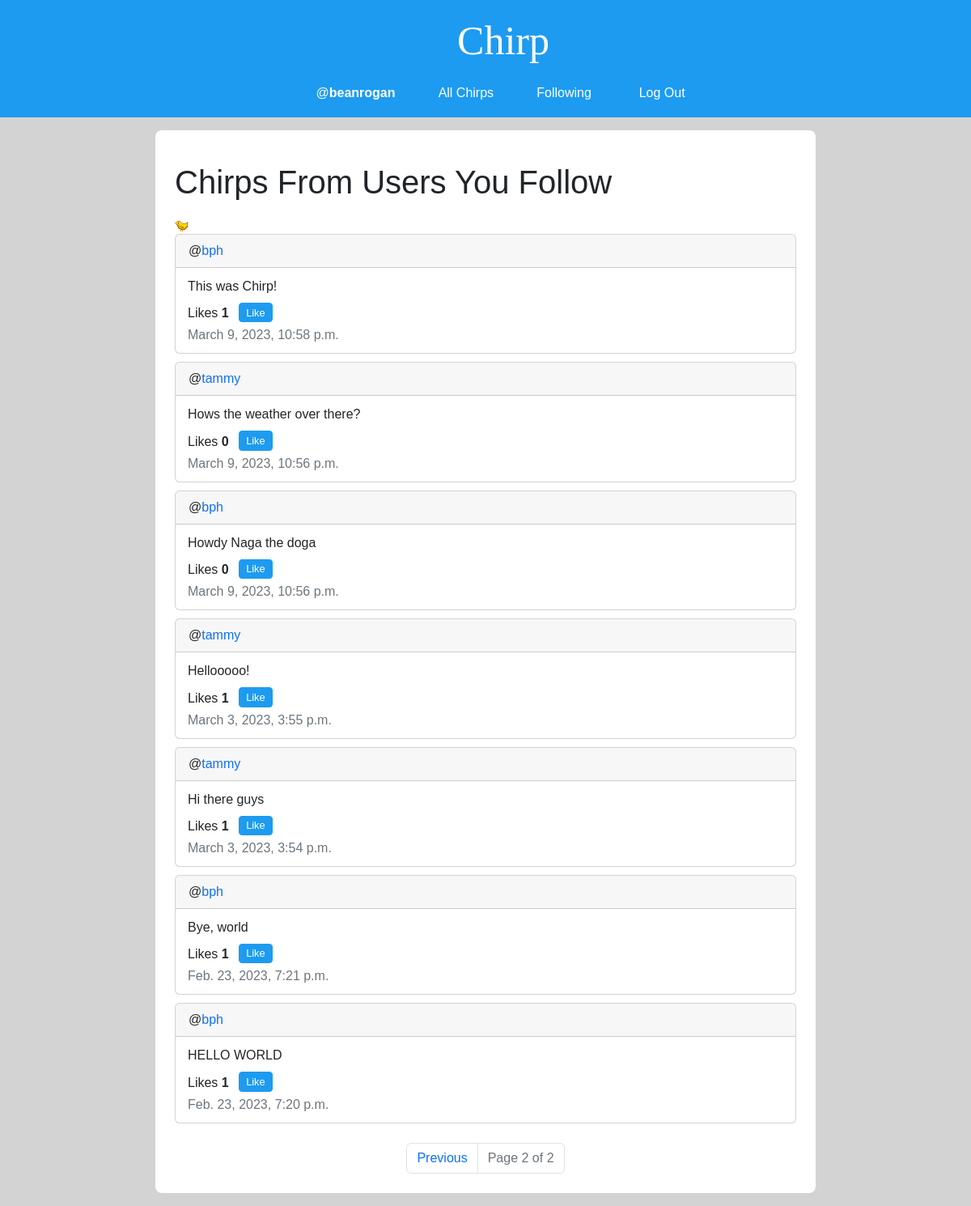
The page /following?page=2 (signed in) on the database its author committed.
### network/models.py (models this page shows, shortened)
class User(AbstractUser):
    pass

class Post(models.Model):
    author = models.ForeignKey('User', on_delete=models.CASCADE, related_name="+")
    content = models.TextField(max_length=280, verbose_name='')
    datetime = models.DateTimeField(auto_now_add=True)
    def likes(self):
        return self.like_objs.count()
    def users_liked(self):
        users = [like_obj.user for like_obj in self.like_objs.all()]
        return users

### network/views.py (the view)
# urls.py: path("following", views.following, name="following"),
def following(request):
    if not request.user.is_authenticated:
        return render(request, "network/error-page.html", {
                'message': error_message['login_to_view_following']
            })
    follow_objs_qset = request.user.following.all()
    followed_user_objs = [obj.followed for obj in follow_objs_qset]
    post_list = Post.objects.filter(author__in=followed_user_objs).order_by("-datetime")
    paginator = Paginator(post_list, 10)
    page_number = request.GET.get('page')
    page_obj = paginator.get_page(page_number)
    return render(request, "network/following.html", {
        "page_obj": page_obj,
    })

### network/templates/network/following.html (shortened to what this page needs)
{% extends "network/layout.html" %}
{% load static %}
{% block header %}Chirps From Users You Follow{% endblock %}
{% block body %}
    <img alt="tweety bird">
    {% include "network/post-pagination.html" with page_obj=page_obj %}
{% endblock %}

### network/templates/network/layout.html (shortened to what this page needs)
{% load static %}
<!DOCTYPE html>
<html lang="en">
    <head>
        <link href="https://cdn.jsdelivr.net/npm/bootstrap@5.2.3/dist/css/bootstrap.min.css" rel="stylesheet">
        <link href="{% static 'network/styles.css' %}" rel="stylesheet">
    </head>
    <body>
        <nav class="navbar navbar-expand-lg nav-justified">
            <a class="navbar-brand" href="{% url 'index' %}">Chirp</a>
            <div>
              <ul class="navbar-nav">
                {% if user.is_authenticated %}
                    <li class="nav-item">
                        <a class="nav-link" href="{% url 'profile' user.username %}">@<strong id="username">{{ user.username }}</strong></a>
                    </li>
                {% endif %}
                <li class="nav-item">
                  <a class="nav-link" href="{% url 'index' %}">All Chirps</a>
                </li>
                {% if user.is_authenticated %}
                    <li class="nav-item">
                        <a class="nav-link" href="{% url 'following' %}">Following</a>
                    </li>
                    <li class="nav-item nav-access">
                        <a class="nav-link" href="{% url 'logout' %}">Log Out</a>
                    </li>
                {% endif %}
              </ul>
            </div>
        </nav>
        <div class="containter row">
            <div class="col-md-2"></div>
            <div class="body col-md-8 mt-3 mb-3 pt-4 pb-2 px-4 rounded-3">
                <h1>{% block header %}{% endblock %}</h1>
                {% block body %}{% endblock %}
            </div>
            <div class="col-md-2"></div>
        </div>
    </body>
</html>

### network/templates/network/post-pagination.html (shortened to what this page needs)
<div class="post-group">
    {% for post in page_obj %}
        <div class="post card">
            <div class="card-header post-author" id="postAuthor_{{ post.id }}">@<a class="post-author-link" href="{% url 'profile' post.author.username %}">{{post.author}}</a></div>
            <div class="card-body position-relative">
                <div class="post-content-container mb-2" id="postContentContainer_{{ post.id }}">
                    <span class="post-content card-text" id="postContent_{{ post.id }}" style="display: block">{{post.content}}</span>
                </div>
                <div class="like-button-group d-sm-inline">
                    Likes <span class="like-count" id="likeCount_{{ post.id }}">{{ post.likes }}</span>
                    {% if user not in post.users_liked and user.is_authenticated %}
                        <button class="like-unlike-button btn btn-primary btn-sm mb-1 ms-2" id="{{ post.id }}">Like</button>
                    {% elif user in post.users_liked and user.is_authenticated %}
                        <button class="like-unlike-button btn btn-primary btn-sm mb-1 ms-2" id="{{ post.id }}">Unlike</button>
                    {% else %}
                        <button class="like-unlike-button btn btn-primary btn-sm mb-1 ms-2" id="{{ post.id }}" disabled>Like</button>
                    {% endif %}
                </div>
                <div class="post-datetime d-sm-block fw-light text-muted" id="postDatetime_{{ post.id }}">{{post.datetime}}</div>
            </div>
        </div>
    {% endfor %}
    <nav class="mt-4">
        <ul class="pagination justify-content-center">
            {% if page_obj.has_previous %}
                <li class="page-item previous"><a class="page-link" href="?page={{ page_obj.previous_page_number }}">Previous</a></li>
            {% endif %}
            <li class="page-item current disabled">
                <a class="page-link">Page {{ page_obj.number }} of {{ page_obj.paginator.num_pages }}</a>
            </li>
        </ul>
    </nav>
</div>

### network/static/network/styles.css (style rules this page uses)
.like-unlike-button, .post-content-button { --bs-btn-padding-y: .10rem; --bs-btn-padding-x: .5rem; --bs-btn-font-size: .80rem; }
.btn-primary { --bs-btn-bg: rgb(29, 155, 240); --bs-btn-border-color: rgb(29, 155, 240); --bs-btn-hover-bg: rgb(25, 129, 198); --bs-btn-hover-border-color: rgb(25, 129, 198); }
body { background-color: lightgray; font-family: "Varela", sans-serif; }
.navbar-brand { font-family: "Brush Script MT", cursive; color: white; font-size: 50px; margin-left: 60px; }
.navbar { background-color: rgb(29, 155, 240); flex-direction: column; }
.nav-link { color: white; margin: 2px 20px; font-family: unset; }
.body { background-color: white; }
h1 { margin: 16px 0px; }
.card-body { padding: 3px 15px 10px 15px; }
.post-author-link { text-decoration: none !important; }
.post { margin-bottom: 10px; }
.like-count { font-weight: bold; }

### rows shown on the page
User: username "beanrogan"
Post: author "bph", content "This was Chirp!", likes "1", datetime "March 9, 2023, 10:58 p.m."
Post: author "tammy", content "Hows the weather over there?", likes "0", datetime "March 9, 2023, 10:56 p.m."
Post: author "bph", content "Howdy Naga the doga", likes "0", datetime "March 9, 2023, 10:56 p.m."
Post: author "tammy", content "Hellooooo!", likes "1", datetime "March 3, 2023, 3:55 p.m."
Post: author "tammy", content "Hi there guys", likes "1", datetime "March 3, 2023, 3:54 p.m."
Post: author "bph", content "Bye, world", likes "1", datetime "Feb. 23, 2023, 7:21 p.m."
Post: author "bph", content "HELLO WORLD", likes "1", datetime "Feb. 23, 2023, 7:20 p.m."

### other values the page prints
{{ page_obj.number }} "2"
{{ page_obj.paginator.num_pages }} "2"
